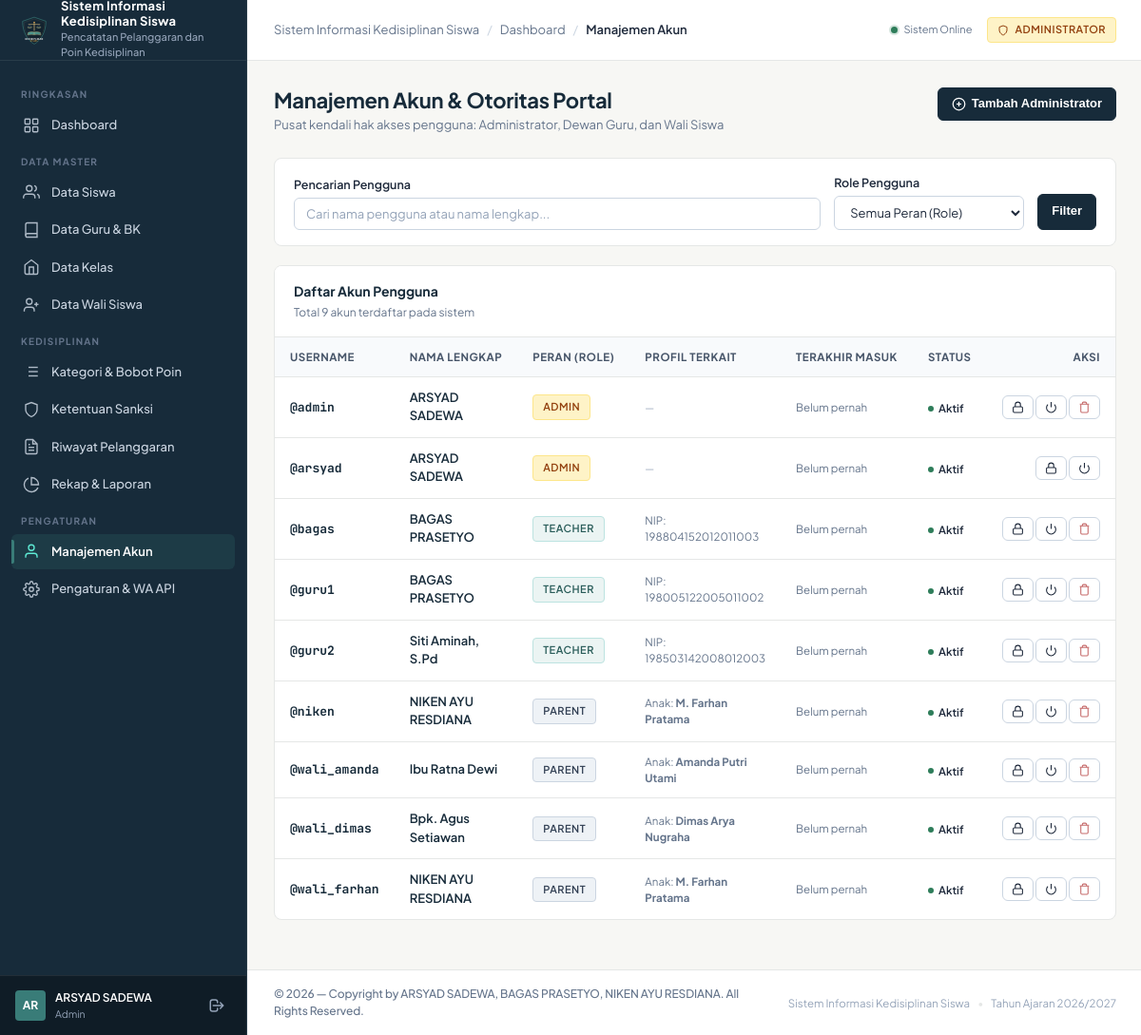
Before: /admin/users.php (signed in) with the older database file.
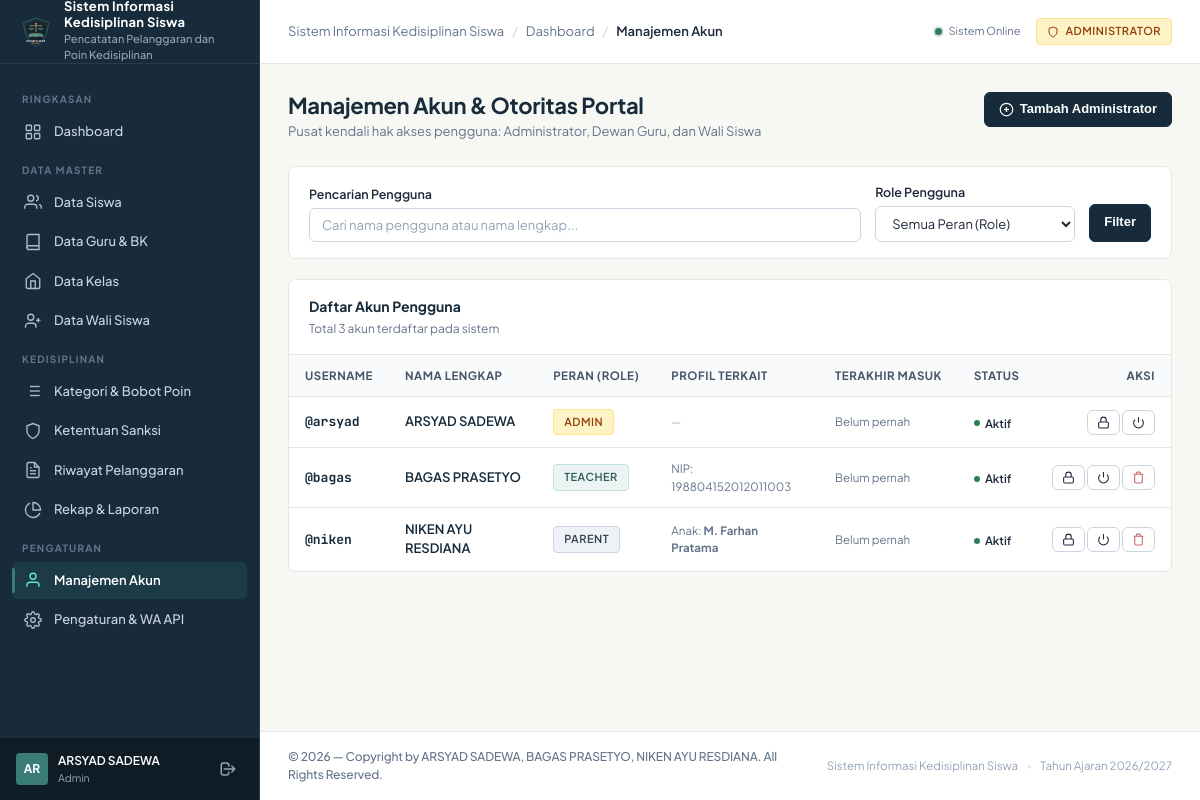
After: the same page with the newer database file.
### tables this page shows
CREATE TABLE `users` (
    `id` INT AUTO_INCREMENT PRIMARY KEY,
    `username` VARCHAR(50) NOT NULL UNIQUE,
    `password` VARCHAR(255) NOT NULL,
    `full_name` VARCHAR(100) NOT NULL,
    `role` ENUM('admin', 'teacher', 'parent') NOT NULL,
    `status` ENUM('active', 'inactive') NOT NULL DEFAULT 'active',
    `last_login` DATETIME NULL,
    `created_at` TIMESTAMP DEFAULT CURRENT_TIMESTAMP,
    `updated_at` TIMESTAMP DEFAULT CURRENT_TIMESTAMP ON UPDATE CURRENT_TIMESTAMP
);

CREATE TABLE `teachers` (
    `id` INT AUTO_INCREMENT PRIMARY KEY,
    `user_id` INT NULL,
    `nip` VARCHAR(30) NOT NULL UNIQUE,
    `nama_guru` VARCHAR(100) NOT NULL,
    `jenis_kelamin` ENUM('L', 'P') NOT NULL,
    `jabatan` VARCHAR(100) NOT NULL DEFAULT 'Guru Bimbingan Konseling',
    `no_telp` VARCHAR(20) NOT NULL,
    `email` VARCHAR(100) NULL,
    `created_at` TIMESTAMP DEFAULT CURRENT_TIMESTAMP,
    `updated_at` TIMESTAMP DEFAULT CURRENT_TIMESTAMP ON UPDATE CURRENT_TIMESTAMP,
    CONSTRAINT `fk_teachers_user` FOREIGN KEY (`user_id`) REFERENCES `users` (`id`) ON DELETE SET NULL ON UPDATE CASCADE
);

CREATE TABLE `parents` (
    `id` INT AUTO_INCREMENT PRIMARY KEY,
    `user_id` INT NULL,
    `student_id` INT NOT NULL,
    `nama_wali` VARCHAR(100) NOT NULL,
    `hubungan` ENUM('Ayah', 'Ibu', 'Wali') NOT NULL DEFAULT 'Ayah',
    `pekerjaan` VARCHAR(100) NULL,
    `no_telp` VARCHAR(20) NOT NULL,
    `alamat` TEXT NULL,
    `created_at` TIMESTAMP DEFAULT CURRENT_TIMESTAMP,
    `updated_at` TIMESTAMP DEFAULT CURRENT_TIMESTAMP ON UPDATE CURRENT_TIMESTAMP,
    CONSTRAINT `fk_parents_user` FOREIGN KEY (`user_id`) REFERENCES `users` (`id`) ON DELETE SET NULL ON UPDATE CASCADE,
    CONSTRAINT `fk_parents_student` FOREIGN KEY (`student_id`) REFERENCES `students` (`id`) ON DELETE CASCADE ON UPDATE CASCADE
);

CREATE TABLE `students` (
    `id` INT AUTO_INCREMENT PRIMARY KEY,
    `nis` VARCHAR(30) NOT NULL UNIQUE,
    `nisn` VARCHAR(30) NULL UNIQUE,
    `nama_lengkap` VARCHAR(100) NOT NULL,
    `jenis_kelamin` ENUM('L', 'P') NOT NULL,
    `class_id` INT NOT NULL,
    `tempat_lahir` VARCHAR(50) NULL,
    `tanggal_lahir` DATE NULL,
    `alamat` TEXT NULL,
    `no_telp_wali` VARCHAR(20) NOT NULL,
    `total_poin` INT NOT NULL DEFAULT 0,
    `status_siswa` ENUM('aktif', 'lulus', 'pindah', 'dikeluarkan') NOT NULL DEFAULT 'aktif',
    `created_at` TIMESTAMP DEFAULT CURRENT_TIMESTAMP,
    `updated_at` TIMESTAMP DEFAULT CURRENT_TIMESTAMP ON UPDATE CURRENT_TIMESTAMP,
    CONSTRAINT `fk_students_class` FOREIGN KEY (`class_id`) REFERENCES `classes` (`id`) ON DELETE RESTRICT ON UPDATE CASCADE
);

### includes/auth.php (called while the page is built, shortened)
<?php
function current_user() {
    static $user = null;
    if ($user !== null) return $user;
    try {
        $pdo = get_db_connection();
        $stmt = $pdo->prepare("
            SELECT id, username, full_name, role, status
            FROM users
            WHERE id = ? AND status = 'active'
        ");
        $stmt->execute([$_SESSION['user_id']]);
        $user = $stmt->fetch();
    } catch (Throwable $e) {
        return null;
    }
    return $user;
}
function require_role($allowed_roles) {
    $user = current_user();
}

### includes/functions.php (called while the page is built, shortened)
<?php
function e($value) {
    return htmlspecialchars((string)($value ?? ''), ENT_QUOTES, 'UTF-8');
}

### admin/users.php (the view, shortened to what the changed rows need)
<?php
require_role(['admin']);
$pdo = get_db_connection();
$breadcrumbs = [
    ['title' => 'Dashboard', 'url' => BASE_URL . '/admin/dashboard.php'],
    ['title' => 'Manajemen Akun', 'url' => '#']
];
$where = ["1=1"];
$params = [];
$where_sql = implode(" AND ", $where);
$stmt = $pdo->prepare("
    SELECT u.*,
           t.nama_guru, t.nip,
           p.nama_wali, s.nama_lengkap as nama_anak
    FROM users u
    LEFT JOIN teachers t ON t.user_id = u.id
    LEFT JOIN parents p ON p.user_id = u.id
    LEFT JOIN students s ON p.student_id = s.id
    WHERE {$where_sql}
    ORDER BY u.role ASC, u.username ASC
");
$stmt->execute($params);
$users = $stmt->fetchAll();
require_once __DIR__ . '/../includes/header.php';
?>
<div class="page-header">
  <div>
    <h1 class="page-title">Manajemen Akun & Otoritas Portal</h1>
  </div>
</div>
<div class="surface-card">
  <div class="card-header-styled">
    <div>
      <h2 class="card-title-styled">Daftar Akun Pengguna</h2>
      <span class="card-subtitle-styled">Total <?= count($users) ?> akun terdaftar pada sistem</span>
    </div>
  </div>
  <div class="card-body-styled" style="padding: 0;">
    <div class="table-responsive">
      <table class="app-table">
        <thead>
          <tr>
            <th>Username</th>
            <th>Nama Lengkap</th>
            <th>Peran (Role)</th>
            <th>Profil Terkait</th>
            <th>Terakhir Masuk</th>
            <th>Status</th>
            <th style="text-align: right;">Aksi</th>
          </tr>
        </thead>
        <tbody>
          <?php foreach ($users as $u):
            $role_badge = ($u['role'] === 'admin') ? 'badge-role-admin' : (($u['role'] === 'teacher') ? 'badge-role-teacher' : 'badge-role-parent');
          ?>
            <tr>
              <td>
                <span style="font-family: var(--font-mono); font-weight: 700; color: var(--color-primary); font-size: 13px;">
                  @<?= e($u['username']) ?>
                </span>
              </td>
              <td>
                <div style="font-weight: 600; color: var(--color-primary);"><?= e($u['full_name']) ?></div>
              </td>
              <td>
                <span class="topbar-badge-role <?= $role_badge ?>">
                  <?= e(strtoupper($u['role'])) ?>
                </span>
              </td>
              <td>
                <?php if ($u['role'] === 'teacher' && $u['nip']): ?>
                  <div style="font-size: 11.5px; color: var(--color-text-muted);">NIP: <?= e($u['nip']) ?></div>
                <?php elseif ($u['role'] === 'parent' && $u['nama_anak']): ?>
                  <div style="font-size: 11.5px; color: var(--color-text-muted);">Anak: <strong><?= e($u['nama_anak']) ?></strong></div>
                <?php else: ?>
                  <span style="font-size: 11px; color: var(--color-text-subtle);">&mdash;</span>
                <?php endif; ?>
              </td>
              <td>
                <span style="font-size: 11.5px; color: var(--color-text-muted);">
                  <?= $u['last_login'] ? format_datetime_id($u['last_login']) : 'Belum pernah' ?>
                </span>
              </td>
              <td>
                <span class="status-pill <?= $u['status'] === 'active' ? 'selesai' : 'menunggu' ?>">
                  <span class="status-dot"></span>
                  <?= $u['status'] === 'active' ? 'Aktif' : 'Nonaktif' ?>
                </span>
              </td>
              <td style="text-align: right; white-space: nowrap;">
                <button type="button" class="btn btn-secondary btn-sm" onclick="openResetPasswordModal(<?= (int)$u['id'] ?>, '<?= e(addslashes($u['username'])) ?>')" title="Atur Ulang Sandi">
                  <svg width="13" height="13" viewBox="0 0 24 24" fill="none" stroke="currentColor" stroke-width="2"><rect x="3" y="11" width="18" height="11" rx="2" ry="2"/><path d="M7 11V7a5 5 0 0 1 10 0v4"/></svg>
                </button>
                <button type="button" class="btn btn-secondary btn-sm" onclick="toggleStatus(<?= (int)$u['id'] ?>, '<?= $u['status'] ?>', '<?= e(addslashes($u['username'])) ?>')" title="<?= $u['status'] === 'active' ? 'Nonaktifkan Akun' : 'Aktifkan Akun' ?>">
                  <svg width="13" height="13" viewBox="0 0 24 24" fill="none" stroke="currentColor" stroke-width="2"><path d="M18.36 6.64a9 9 0 1 1-12.73 0"/><line x1="12" y1="2" x2="12" y2="12"/></svg>
                </button>
                <?php if ($u['id'] !== (int)$_SESSION['user_id']): ?>
                  <button type="button" class="btn btn-secondary btn-sm" onclick="deleteUser(<?= (int)$u['id'] ?>, '<?= e(addslashes($u['username'])) ?>')" style="color: var(--color-danger);" title="Hapus Akun">
                    <svg width="13" height="13" viewBox="0 0 24 24" fill="none" stroke="currentColor" stroke-width="2"><polyline points="3 6 5 6 21 6"/><path d="M19 6v14a2 2 0 0 1-2 2H7a2 2 0 0 1-2-2V6m3 0V4a2 2 0 0 1 2-2h4a2 2 0 0 1 2 2v2"/></svg>
                  </button>
                <?php endif; ?>
              </td>
            </tr>
          <?php endforeach; ?>
        </tbody>
      </table>
    </div>
  </div>
</div>
<?php require_once __DIR__ . '/../includes/footer.php'; ?>

### includes/header.php (shortened to what the changed rows need)
<?php
$user = current_user();
$breadcrumbs = $breadcrumbs ?? [['title' => 'Dashboard', 'url' => '#']];
?>
<!DOCTYPE html>
<html lang="id">
<head>
  <link rel="stylesheet" href="<?= BASE_URL ?>/assets/css/app.css">
  <link rel="stylesheet" href="<?= BASE_URL ?>/assets/css/components.css">
</head>
<body>
<div class="app-wrapper">
  <?php require_once __DIR__ . '/sidebar.php'; ?>
  <div class="app-main">
    <header class="app-topbar">
      <div class="topbar-left">
        <nav class="breadcrumb-area" aria-label="Breadcrumb">
          <a href="<?= BASE_URL ?>" class="breadcrumb-item"><?= e(APP_NAME) ?></a>
          <?php foreach ($breadcrumbs as $b): ?>
            <span class="breadcrumb-separator">/</span>
            <?php if (!empty($b['url']) && $b['url'] !== '#'): ?>
              <a href="<?= $b['url'] ?>" class="breadcrumb-item"><?= e($b['title']) ?></a>
            <?php else: ?>
              <span class="breadcrumb-current"><?= e($b['title']) ?></span>
            <?php endif; ?>
          <?php endforeach; ?>
        </nav>
      </div>
    </header>
    <main class="page-content">

### includes/sidebar.php (shortened to what the changed rows need)
<?php
$user = current_user();
?>
<aside class="app-sidebar" id="app-sidebar">
  <div class="sidebar-footer">
    <div class="user-mini-profile">
      <div class="user-avatar-initials">
        <?= strtoupper(substr($user['full_name'], 0, 2)) ?>
      </div>
      <div class="user-info">
        <span class="user-name" title="<?= e($user['full_name']) ?>"><?= e($user['full_name']) ?></span>
        <span class="user-role"><?= e($user['role']) ?></span>
      </div>
    </div>
  </div>
</aside>

Changed rows visible on the page:
removed users: username "admin", full_name "ARSYAD SADEWA", role "ADMIN", shows "Belum pernah", status "Aktif"
no longer on this page (row edited): teachers: user.username "guru1", user.full_name "BAGAS PRASETYO", user.role "TEACHER", nip "198005122005011002"
no longer on this page (row edited): teachers: user.username "guru2", user.full_name "Siti Aminah, S.Pd", user.role "TEACHER", nip "198503142008012003"
no longer on this page (row edited): parents: user.username "wali_amanda", user.full_name "Ibu Ratna Dewi", user.role "PARENT", student.nama_lengkap "Amanda Putri Utami"
no longer on this page (row edited): parents: user.username "wali_dimas", user.full_name "Bpk. Agus Setiawan", user.role "PARENT", student.nama_lengkap "Dimas Arya Nugraha"
no longer on this page (row edited): parents: user.username "wali_farhan", user.full_name "NIKEN AYU RESDIANA", user.role "PARENT", student.nama_lengkap "M. Farhan Pratama"
Other visible differences:
count($users): "9" → "3"
